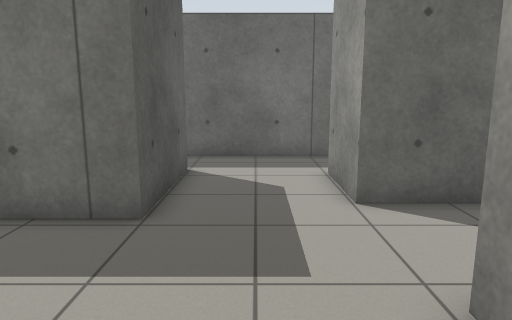
view 1 (above)

15 first-person views from a walk through a robot-simulator world made for Gazebo. The camera is 1.1 m above the floor, tilts 10° down and sees 70° across. The floor is counted in squares, 0.5 m on a side. Each view is taken from the middle of a square. On the plan, view 1 faces up. The plan holds only what a view shows up to about 19 squares ahead; the rest is blank.

view 2
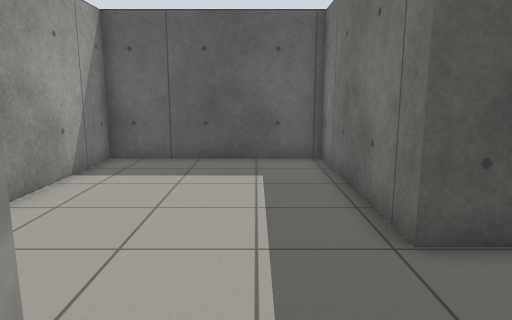

view 3
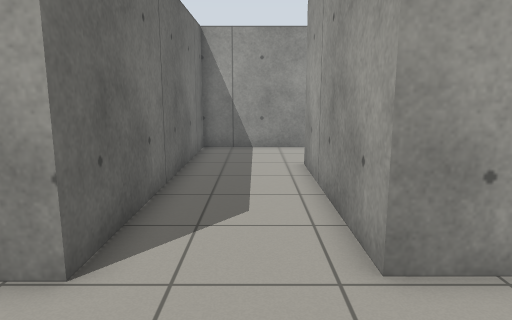

view 4
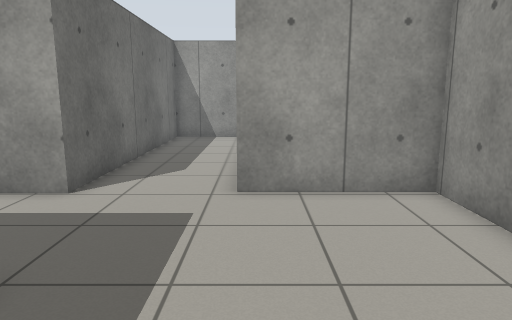

view 5
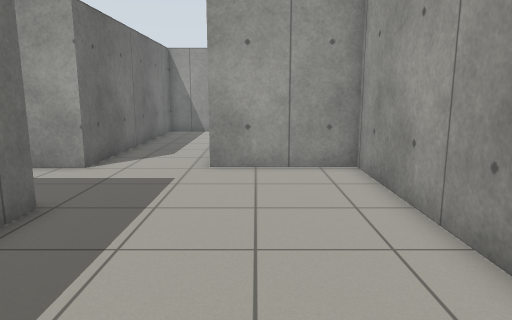

view 6
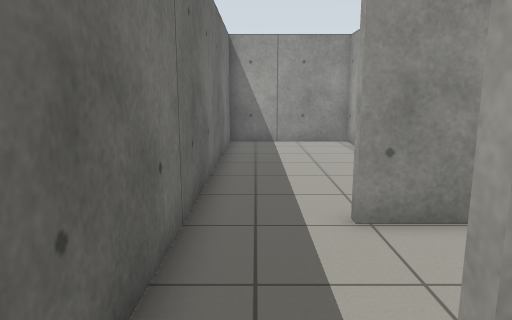

view 7
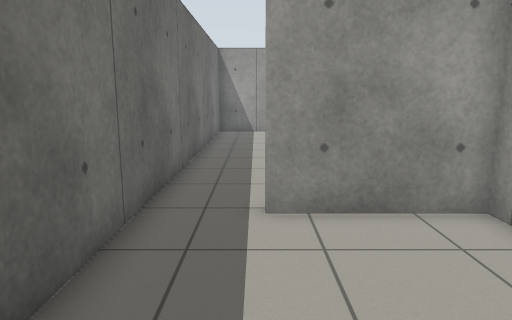

view 8
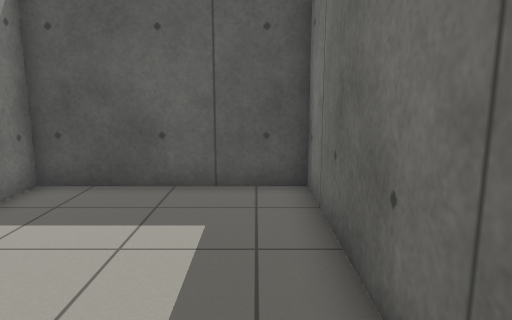

view 9
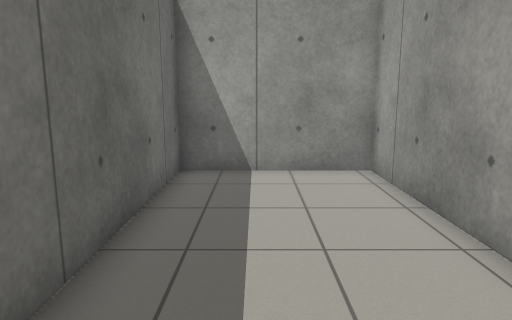

view 10
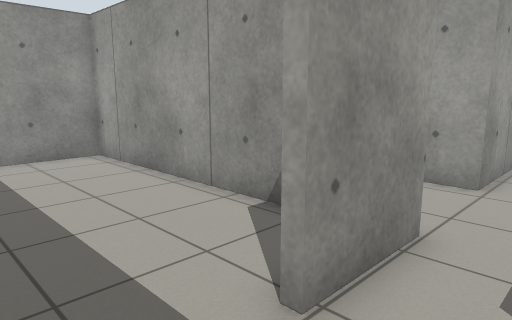

view 11
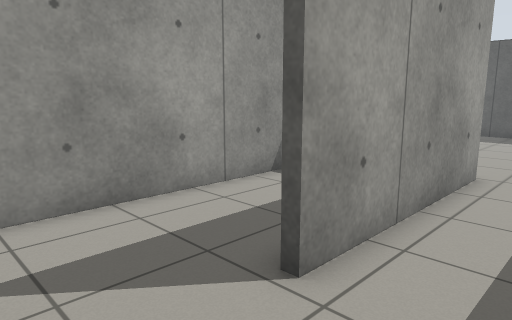

view 12
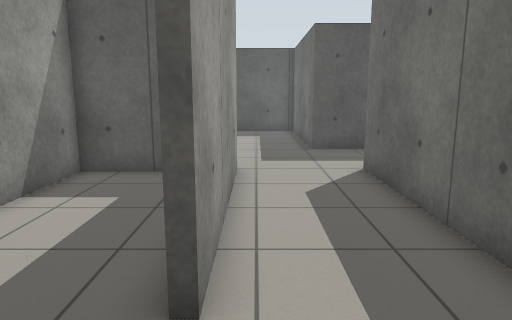

view 13
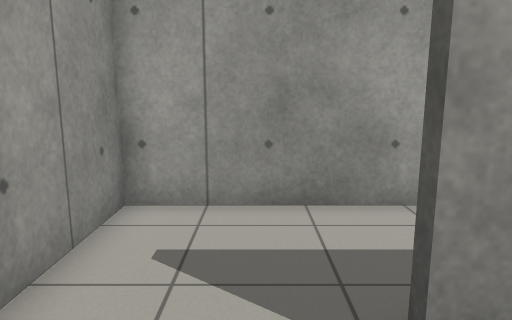

view 14
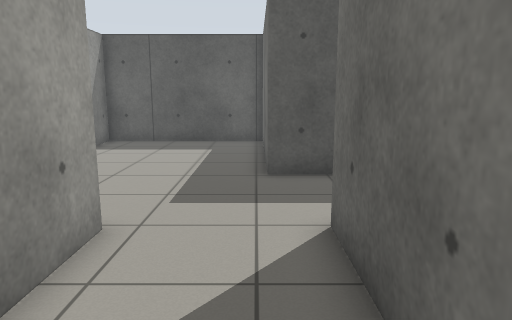

view 15
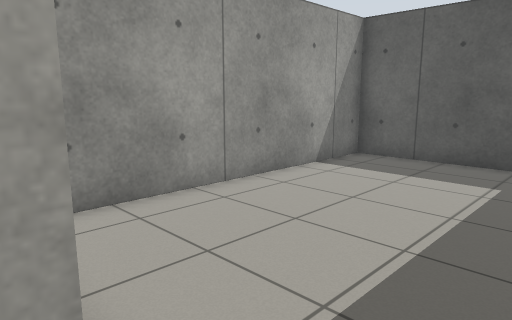

### Floor plan
Points are (right, up) in squares from view 1. A wall is a line through its corners. A room is listed if a view was taken in it or the views show most of it. See-through windows are left out.
Room 1 (views 1, 2, 3, 4, 5, 8, 10, 11, 12, 13, 14, 15)
walls: (-2.1, 10.9) (-2.1, 6.3) (-9.7, 6.3) (-9.7, -1.2) (2.2, -1.2) (2.2, 3.4) (9.8, 3.4); (2.5, 13.3) (-2.5, 13.3); (13.7, 3.5) (13.7, 7.3) (2.2, 7.3) (2.2, 10.4)
ways out: opening at (-2, 12) to room 2; opening at (2, 12) to room 3; opening at (11.5, 3) to room 4
Room 2 (views 6, 7)
walls: (-3, 6.6) (-2.4, 6.6) (-2.4, 10.9); (-2.5, 13.3) (-9.7, 13.3) (-9.7, 6.6) (-8.4, 6.6)
ways out: opening at (-2, 12) to room 1
Room 3 (view 9)
walls: (4.6, 7.6) (13.7, 7.6) (13.7, 13.3) (2.5, 13.3)
ways out: opening at (2, 12) to room 1
Room 4 (no view inside)
walls: (2.5, 1.4) (2.5, -1.2) (13.7, -1.2) (13.7, 3.5)
ways out: opening at (11.5, 3) to room 1

Where each view was taken, in squares from view 1:
view 1: 0 up, 0 right, facing up
view 2: 4 up, 3 right, facing left
view 3: 5 up, 2 left, facing right
view 4: 3 up, 6 left, facing right
view 5: 2 up, 9 left, facing right
view 6: 12 up, 4 left, facing right
view 7: 11 up, 9 left, facing right
view 8: 12 up, 1 left, facing left
view 9: 11 up, 3 right, facing right
view 10: 13 up, 0 right, facing down-right
view 11: 6 up, 13 right, facing down-left
view 12: 4 up, 13 right, facing left
view 13: 6 up, 11 right, facing down
view 14: 6 up, 8 right, facing left
view 15: 6 up, 3 right, facing down-left
